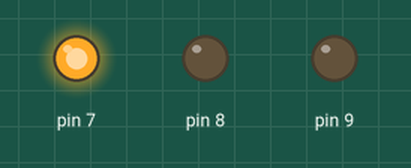
This sketch was run on a simulated Arduino Uno, built with avr-gcc and run on an emulated ATmega328P. On the bench: output pins drawn as LEDs (lit = HIGH).

Above: at 0.2 s.
At 1.2 s:
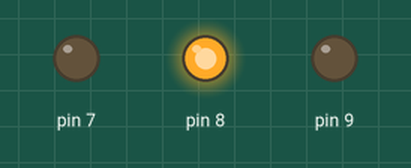
At 2.2 s:
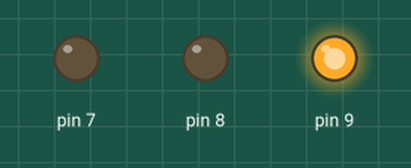
At 5.7 s:
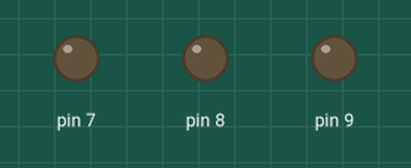
Timing chart, 0 to 6.9 s (numbered marks = the images above):
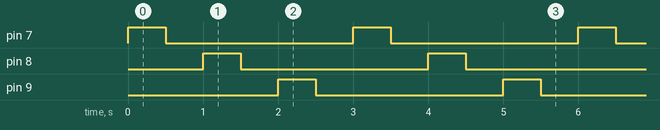

Measured:
- by itself, pin 7–9: alternates HIGH for 0.50 s and LOW for 2.5 s
- by itself, everything shown: repeats every 3.0 s, in 6 steps

The sketch:

Piscando_3_leds.ino
```cpp
void setup(){
  pinMode(7, OUTPUT);
  pinMode(8, OUTPUT);
  pinMode(9, OUTPUT);
}

void loop(){
  digitalWrite(7, HIGH);
  delay(500);
  digitalWrite(7, LOW);
  delay(500);

  digitalWrite(8, HIGH);
  delay(500);
  digitalWrite(8, LOW);
  delay(500);

  digitalWrite(9, HIGH);
  delay(500);
  digitalWrite(9, LOW);
  delay(500);
}
```
